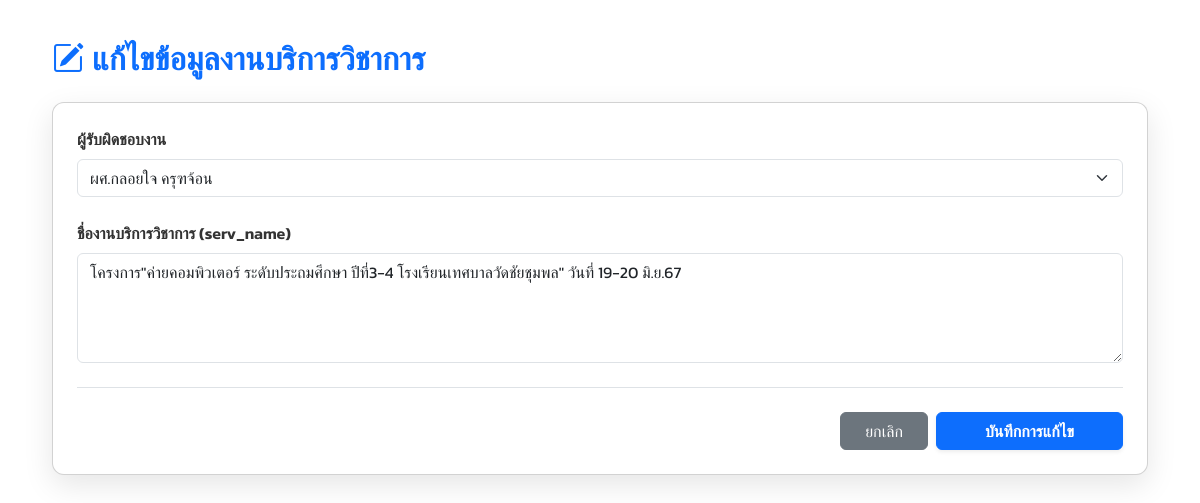
Screenshot of /services/edit_service.php?id=7 (signed in) with the database file from the repository.
### tables this page shows
CREATE TABLE `services` (
  `serv_id` int(20) NOT NULL,
  `use_id` int(200) NOT NULL,
  `serv_name` varchar(255) DEFAULT NULL,
  `serv_pic` varchar(255) NOT NULL
);

CREATE TABLE `users` (
  `use_id` int(20) NOT NULL,
  `username` varchar(50) DEFAULT NULL,
  `password` varchar(255) DEFAULT NULL,
  `use_title` varchar(20) DEFAULT NULL,
  `use_fname` varchar(50) DEFAULT NULL,
  `use_lname` varchar(50) DEFAULT NULL,
  `salt_use` varchar(256) NOT NULL,
  `use_role` varchar(10) NOT NULL
);

### services/edit_service.php (the view, shortened to what this page needs)
<?php
require_once "../config.php";
$user_role = htmlspecialchars($_SESSION["use_role"] ?? 'user');
$is_admin = ($user_role == 'admin');
$serv_id_to_edit = $_GET['id'] ?? null;
$service_data = null;
$access_denied = false;
if (!$serv_id_to_edit) {
    $error_message = "ไม่พบรหัสข้อมูลที่ต้องการแก้ไข";
    $access_denied = true;
} else {
    $sql = "SELECT * FROM services WHERE serv_id = ?";
    if ($stmt = $link->prepare($sql)) {
        $stmt->bind_param("i", $serv_id_to_edit);
        $stmt->execute();
        $result = $stmt->get_result();
        if ($result->num_rows == 1) {
            $service_data = $result->fetch_assoc();
        } else {
            $error_message = "ไม่พบข้อมูลงานบริการวิชาการ";
            $access_denied = true;
        }
    }
}
$user_list = [];
$user_sql = "SELECT use_id, use_title, use_fname, use_lname FROM users ORDER BY use_fname ASC";
if ($u_result = $link->query($user_sql)) {
    while ($u_row = $u_result->fetch_assoc()) {
        $user_list[] = $u_row;
    }
}
?>
<!DOCTYPE html>
<html lang="th">
<head>
    <link href="https://cdn.jsdelivr.net/npm/bootstrap@5.3.3/dist/css/bootstrap.min.css" rel="stylesheet">
    <link rel="stylesheet" href="https://cdn.jsdelivr.net/npm/bootstrap-icons@1.11.3/font/bootstrap-icons.min.css">
</head>
<body>
<div class="content">
    <div class="container">
        <h2 class="fw-bold text-primary mb-4"><i class="bi bi-pencil-square me-2"></i>แก้ไขข้อมูลงานบริการวิชาการ</h2>
        <?php if ($service_data && !$access_denied): ?>
        <div class="card p-4">
            <form action="update_service.php" method="POST">
                <div class="mb-4">
                    <label for="use_id" class="form-label">ผู้รับผิดชอบงาน</label>
                    <select class="form-select" id="use_id" name="use_id" <?php echo $is_admin ? '' : 'disabled'; ?> required>
                        <?php foreach($user_list as $user): ?>
                            <option value="<?php echo $user['use_id']; ?>" <?php echo ($user['use_id'] == $service_data['use_id']) ? 'selected' : ''; ?>>
                                <?php echo htmlspecialchars($user['use_title'] . $user['use_fname'] . " " . $user['use_lname']); ?>
                            </option>
                        <?php endforeach; ?>
                    </select>
                </div>
                <div class="mb-4">
                    <label for="serv_name" class="form-label">ชื่องานบริการวิชาการ (serv_name)</label>
                    <textarea class="form-control" id="serv_name" name="serv_name" rows="4" required><?php echo htmlspecialchars($service_data['serv_name']); ?></textarea>
                </div>
                <div class="d-flex justify-content-end gap-2 border-top pt-4">
                    <a href="services.php" class="btn btn-secondary px-4">ยกเลิก</a>
                    <button type="submit" name="update_service" class="btn btn-primary px-5 fw-bold shadow-sm">
                        บันทึกการแก้ไข
                    </button>
                </div>
            </form>
        </div>
        <?php endif; ?>
    </div>
</div>
</body>
</html>

### services/edit_service.php (style rules this page uses)
:root { --bg-dark: #222222; --accent-blue: #007bff; }
body { font-family: 'Kanit', sans-serif; background-color: var(--bg-dark); }
.content { padding: 40px; background-color: #ffffff; min-height: 100vh; }
.card { border-radius: 12px; box-shadow: 0 10px 30px rgba(0,0,0,0.1); }
.form-label { font-weight: 600; color: #333; }

### rows the page displays
services: use_id "ผศ.กลอยใจ ครุฑจ้อน", serv_name "โครงการ\"ค่ายคอมพิวเตอร์ ระดับประถมศึกษา ปีที่3-4 โรงเรียนเทศบาลวัดชัยชุมพล\" วันที่ 19-20 มิ.ย.67"
